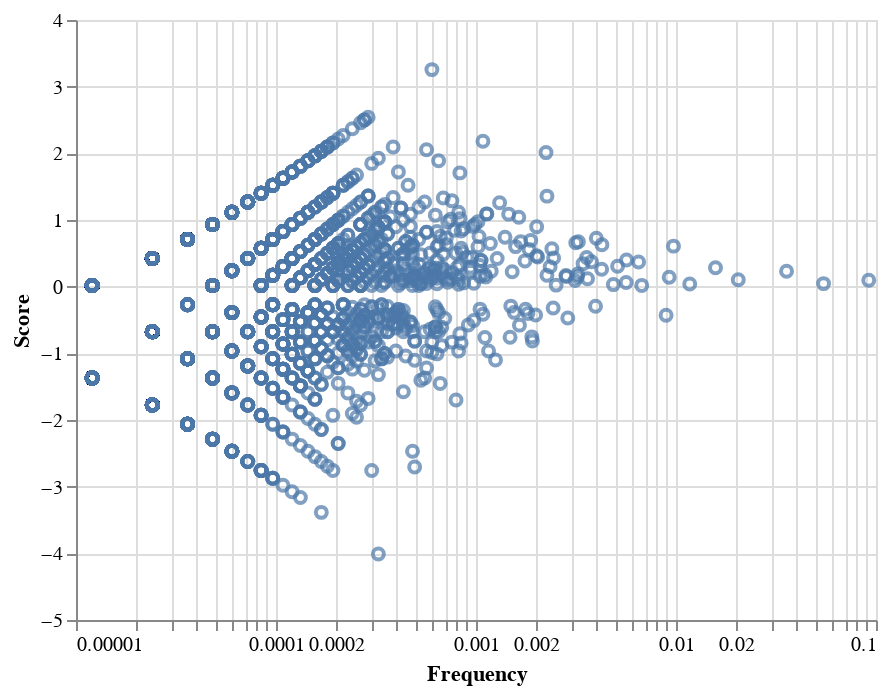

This figure's notebook cell:
### Code cell
text_data.multi_corpus.display_difference_graph(
    speech_corpuses.loc["Buchanan"],
    speech_corpuses.loc["Lincoln"],
    text_data.multi_corpus.log_odds_ratio,
    num_results=5_000
)

### Figure 1 — Vega-Lite specification as saved in the notebook (floating-point values rounded to 4 significant figures; data arrays with more than 128 entries replaced by an {"elided": "..."} marker saying what was removed)
{"config": {"view": {"continuousWidth": 400, "continuousHeight": 300}}, "data": {"values": {"elided": "5001 records"}}, "mark": "point", "encoding": {"tooltip": [{"type": "nominal", "field": "Word"}, {"type": "quantitative", "field": "Frequency"}, {"type": "quantitative", "field": "Score"}], "x": {"type": "quantitative", "field": "Frequency", "scale": {"base": 10, "type": "log"}}, "y": {"type": "quantitative", "field": "Score"}}, "$schema": "https://vega.github.io/schema/vega-lite/v4.8.1.json"}
